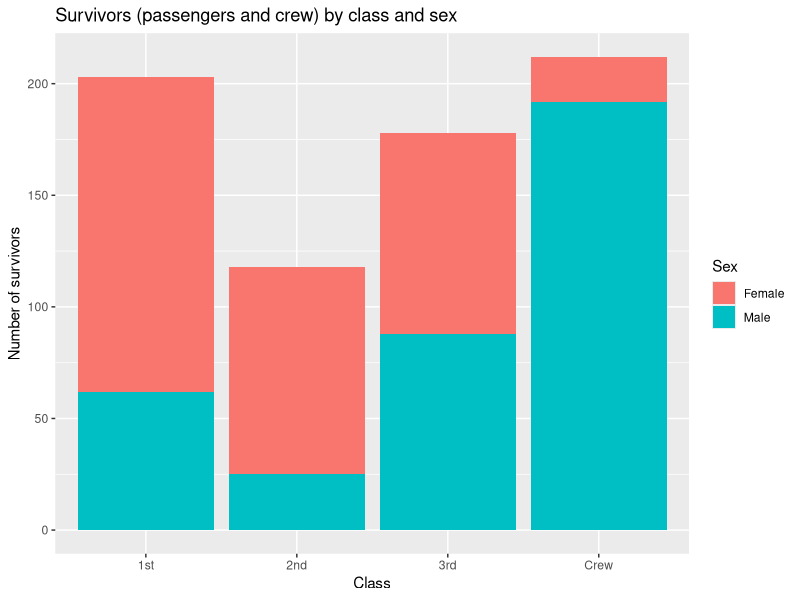
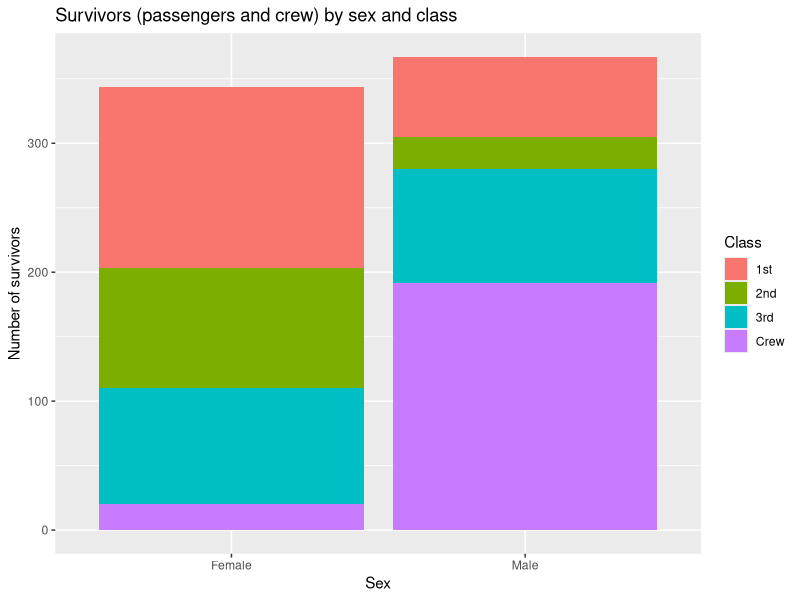
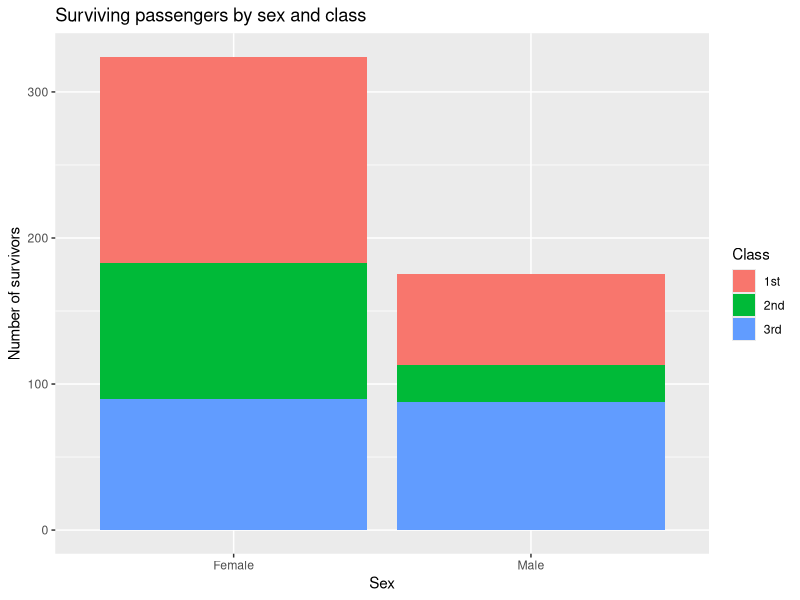
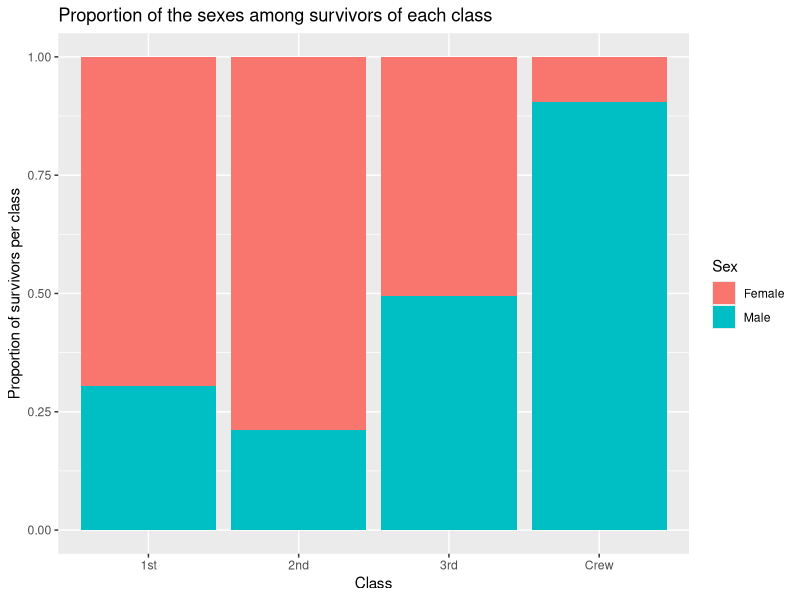
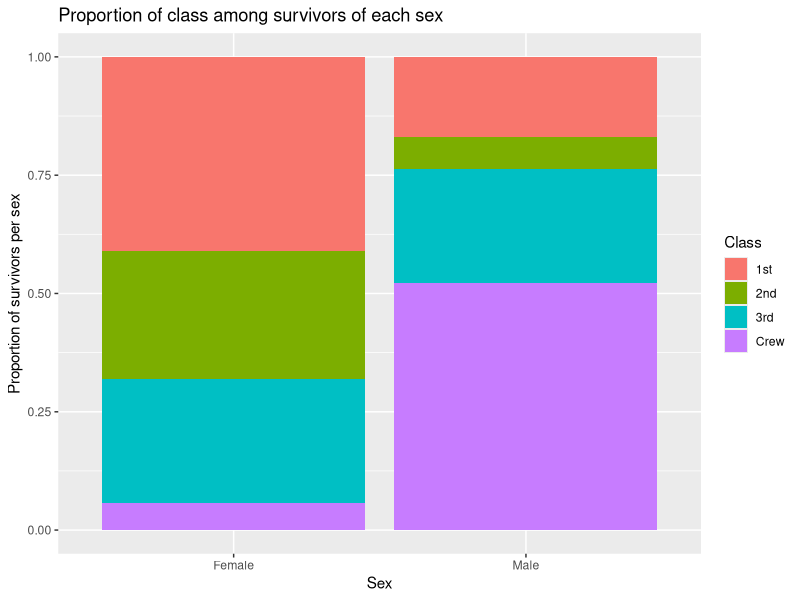
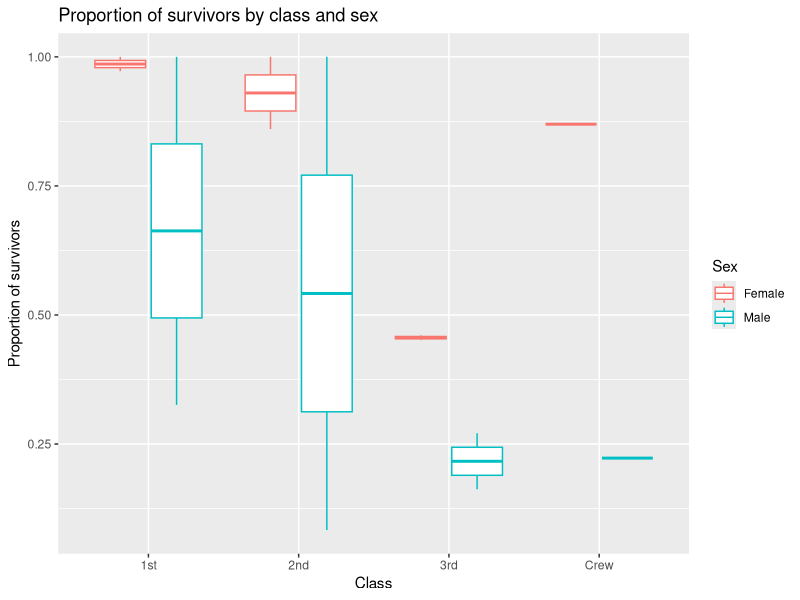
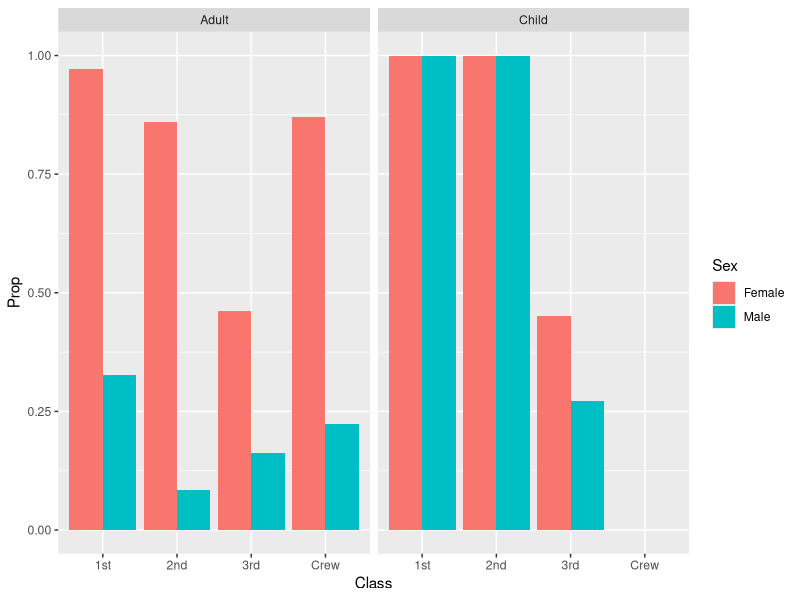
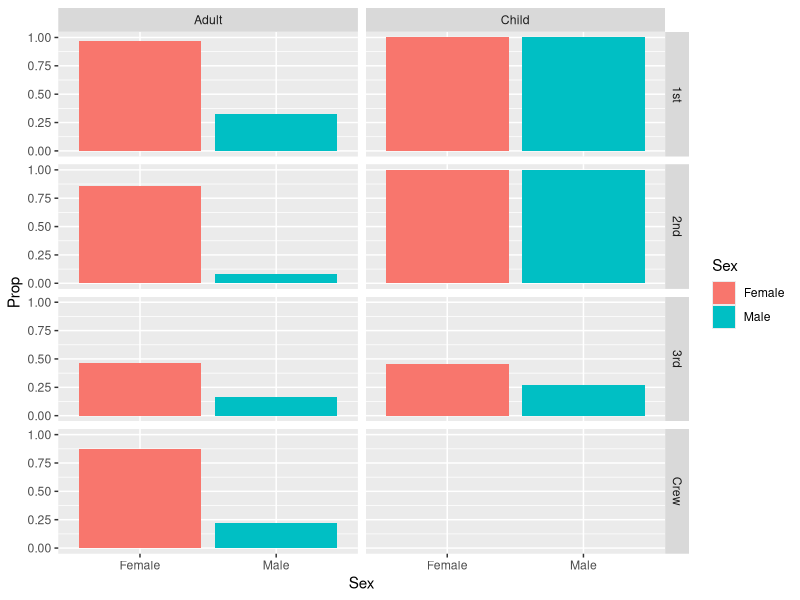

These charts were generated, in order, by the following R code:
## ---- chunk 1
library(tidyverse)

df_titanic <- as_tibble(Titanic)
## ---- chunk 2
## TASK: Perform a `glimpse` of df_titanic
glimpse(df_titanic)
## ---- chunk 3
## NOTE: No need to edit! We'll cover how to
## do this calculation in a later exercise.
df_titanic %>% summarize(total = sum(n))
## ---- chunk 4
## TASK: Visualize counts against `Class` and `Sex`
df_titanic %>%
  filter(Survived == "Yes") %>%
  ggplot() +
    geom_col(mapping = aes(x = Class, y = n, fill = Sex)) +
    labs(
      title = "Survivors (passengers and crew) by class and sex", 
      y = "Number of survivors"
    )
## ---- chunk 5
## TASK: Visualize counts against `Class` and `Sex`
df_titanic %>%
  filter(Survived == "Yes") %>%
  ggplot() +
    geom_col(mapping = aes(x = Sex, y = n, fill = Class)) +
    labs(
      title = "Survivors (passengers and crew) by sex and class", 
      y = "Number of survivors"
    )
## ---- chunk 6
df_titanic %>%
  filter(Survived == "Yes", Class != "Crew") %>%
  ggplot() +
    geom_col(mapping = aes(x = Sex, y = n, fill = Class)) +
    labs(
      title = "Surviving passengers by sex and class",
      y = "Number of survivors"
    )

## ---- chunk 7
## TASK: Visualize counts against `Class` and `Sex`
df_titanic %>%
  filter(Survived == "Yes") %>%
  ggplot() +
    geom_col(mapping = aes(x = Class, y = n, fill = Sex), position = "fill") +
    labs(
      title = "Proportion of the sexes among survivors of each class", 
      y = "Proportion of survivors per class"
    )
## ---- chunk 8
## TASK: Visualize counts against `Class` and `Sex`
df_titanic %>% 
  filter(Survived == "Yes") %>%
  ggplot() +
    geom_col(mapping = aes(x = Sex, y = n, fill = Class), position = "fill") +
    labs(
      title = "Proportion of class among survivors of each sex", 
      y = "Proportion of survivors per sex"
    )
## ---- chunk 9
## NOTE: No need to edit! We'll cover how to
## do this calculation in a later exercise.
df_prop <-
  df_titanic %>%
  group_by(Class, Sex, Age) %>%
  mutate(
    Total = sum(n),
    Prop = n / Total
  ) %>%
  ungroup()
df_prop
## ---- chunk 10
df_prop %>%
  filter(Survived == "Yes", !is.na(Prop)) %>%
  ggplot() +
    geom_boxplot(mapping = aes(x = Class, y = Prop, color = Sex)) +
    labs(
      title = "Proportion of survivors by class and sex", 
      y = "Proportion of survivors"
    )
## ---- chunk 11
df_prop %>%
  filter(Survived == "Yes", !is.na(Prop)) %>%
  ggplot() +
    geom_col(
      mapping = aes(x = Class, y = Prop, fill = Sex), 
      position = "dodge"
    ) +
    facet_grid(. ~ Age)
## ---- chunk 12
df_prop %>%
  filter(Survived == "Yes", !is.na(Prop)) %>%
  ggplot() +
    geom_col(mapping = aes(x = Sex, y = Prop, fill = Sex), position = "dodge") +
    facet_grid(Class ~ Age)
## ---- chunk 13
df_prop %>%
  filter(Survived == "Yes", !is.na(Prop)) %>%
  ggplot() +
    geom_col(
      mapping = aes(x = Age, y = Prop, color = Age), 
      position = "dodge"
    ) +
    facet_grid(Sex ~ Class)
